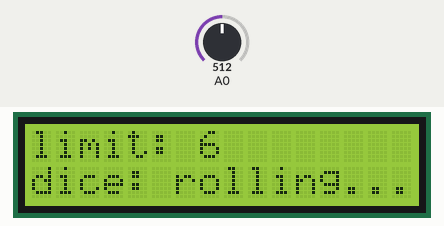
This sketch was run on a simulated Arduino Uno, built with avr-gcc and run on an emulated ATmega328P. On the bench: 16×2 character LCD. The test bench sets the inputs (shaded band); at power-on: A0 = 512.

Above: at 1.2 s.
1.3 s: A0 set to 440
At 2.8 s:
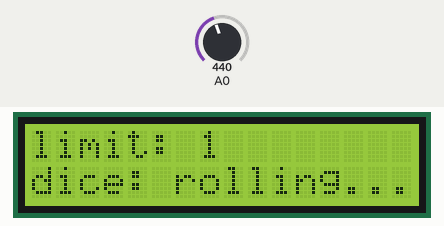
3.0 s: A0 set to 54
At 3.31 s:
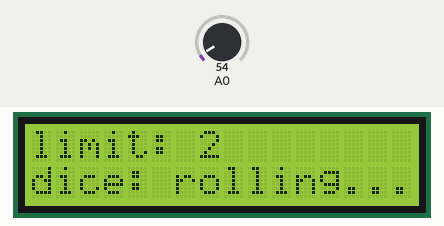
5.7 s: A0 set to 45
At 7.3 s:
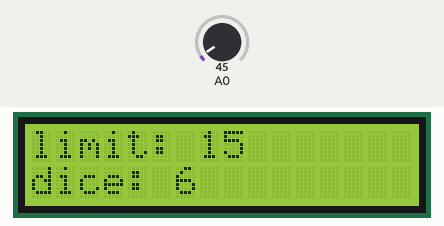
Timing chart, 0 to 8.8 s (numbered marks = the images above; inputs shaded):
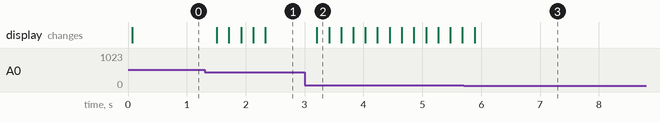

The sketch:

rnd_generator.ino
```cpp
#include <LiquidCrystal.h>

LiquidCrystal lcd(8, 9, 4, 5, 6, 7);

#define btnRIGHT  0
#define btnUP     1
#define btnDOWN   2
#define btnLEFT   3
#define btnSELECT 4
#define btnNONE   5

int read_LCD_buttons(){               // read the buttons
    int adc_key_in = analogRead(0);       // read the value from the sensor

    // my buttons when read are centered at these valies: 0, 144, 329, 504, 741
    // we add approx 50 to those values and check to see if we are close
    // We make this the 1st option for speed reasons since it will be the most likely result

    if (adc_key_in > 1000) return btnNONE;

    // For V1.1 us this threshold
    if (adc_key_in < 50)   return btnRIGHT;
    if (adc_key_in < 250)  return btnUP;
    if (adc_key_in < 450)  return btnDOWN;
    if (adc_key_in < 650)  return btnLEFT;
    if (adc_key_in < 850)  return btnSELECT;

   // For V1.0 comment the other threshold and use the one below:
   /*
     if (adc_key_in < 50)   return btnRIGHT;
     if (adc_key_in < 195)  return btnUP;
     if (adc_key_in < 380)  return btnDOWN;
     if (adc_key_in < 555)  return btnLEFT;
     if (adc_key_in < 790)  return btnSELECT;
   */

    return btnNONE;                // when all others fail, return this.
}

void setup() {
  lcd.begin(16, 2);
}

int i = 0;

int limit = 6;
int dice = 0;
boolean rolling = false;

void loop() {
   lcd.setCursor(0,0);
   lcd.print("limit: ");
   lcd.print(limit);

   lcd.setCursor(0,1);
   lcd.print("dice: ");
   if(rolling)
     lcd.print("rolling...");
   else if(dice == 0)
     lcd.print("press sel");
   else
     lcd.print(dice);


   lcd.setCursor(6,1);             // move to the begining of the second line
   int lcd_key = read_LCD_buttons();   // read the buttons

   switch (lcd_key) {
       case btnUP:
             if(limit < 100) {
               limit++;
               delay(200);
               lcd.clear();
             }
             break;
       case btnDOWN:
             if(limit > 1) {
               limit--;
               delay(200);
               lcd.clear();
             }
             break;
       case btnLEFT:
       case btnSELECT:
         rolling = true;
         break;
       default: {
         if(rolling) {
           dice = millis() % limit + 1;
           rolling = false;
           lcd.clear();
         }
       }
   }
}
```

Measured:
- the behaviour switches between 50 and 49 on A0 (found by bisection; images 2 and 3)
- after the input at 1.3 s, the display: first changes after 0.21 s (image 1 shows a later state)
- after the input at 3.0 s, the display: first changes after 0.21 s (image 2 shows a later state)
- after the input at 5.7 s, the display: changes after 0.19 s (image 3)
